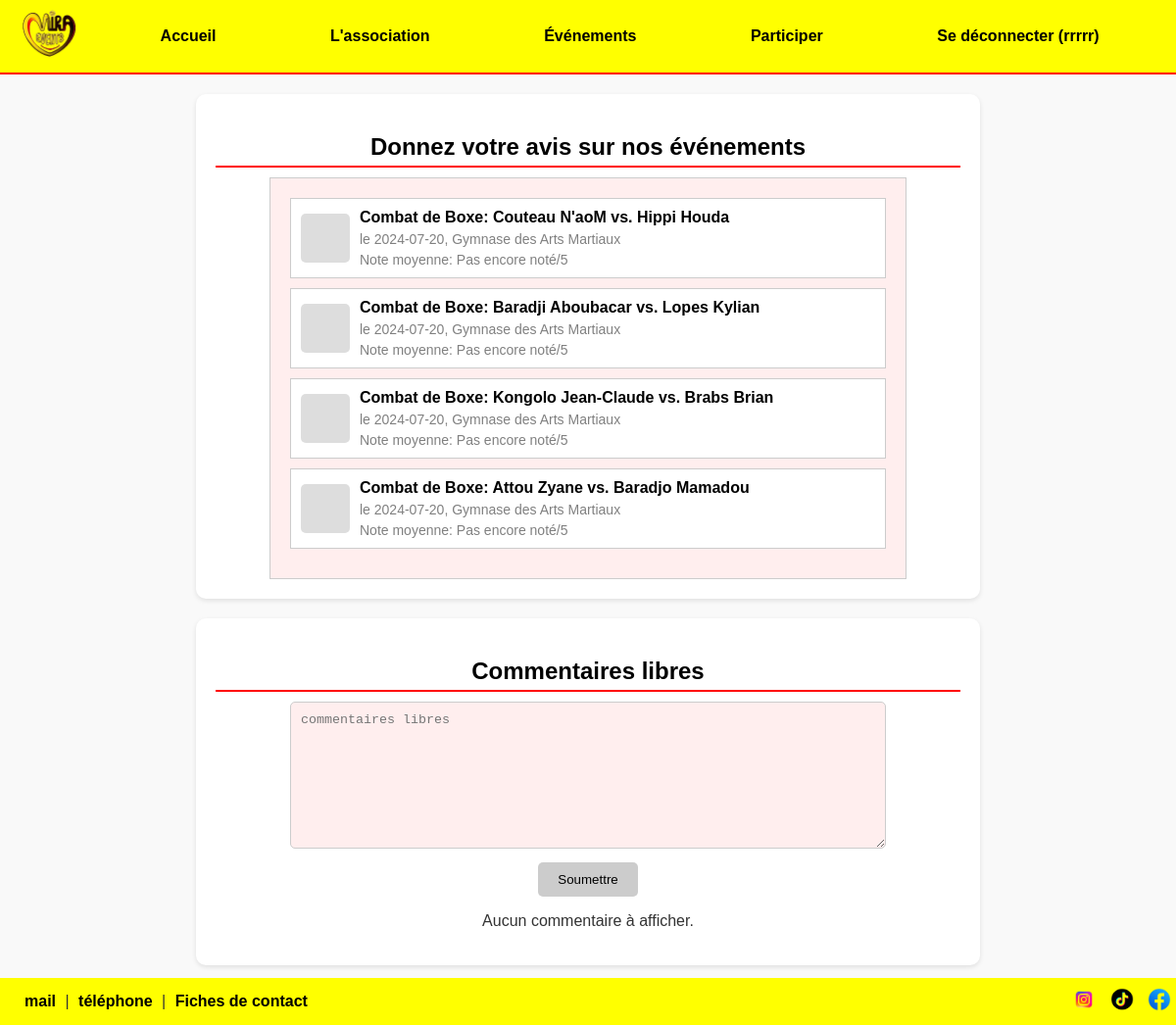
Page /questionnaire.php (signed in) on the committed database.
### tables this page shows
CREATE TABLE `events` (
  `id` int(11) NOT NULL,
  `name` varchar(255) NOT NULL,
  `date` date NOT NULL,
  `location` varchar(255) NOT NULL
);

### session.php (called while the page is built, shortened)
<?php
function isLoggedIn() {
    return isset($_SESSION['user_id']);
}
function getUsername() {
    return isset($_SESSION['username']) ? $_SESSION['username'] : '';
}
?>

### questionnaire.php (the view, shortened to what this page needs)
<?php
 include 'header.php';
include_once 'session.php';
$servername = "localhost";
$username_db = "root";
$password_db = "Enzolise1976.";
$dbname = "mirashow";
try {
    $conn = new PDO("mysql:host=$servername;dbname=$dbname", $username_db, $password_db);
    $conn->setAttribute(PDO::ATTR_ERRMODE, PDO::ERRMODE_EXCEPTION);
    $stmt = $conn->prepare("SELECT c.id, c.comment, u.username, u.id as user_id FROM comments c JOIN users u ON c.user_id = u.id ORDER BY c.id DESC");
    $stmt->execute();
    $comments = $stmt->fetchAll(PDO::FETCH_ASSOC);
    $stmt = $conn->prepare("SELECT e.id, e.name, e.date, e.location, AVG(s.rating) as avg_rating FROM events e LEFT JOIN satisfactions s ON e.id = s.event_id GROUP BY e.id ORDER BY e.date DESC");
    $stmt->execute();
    $events = $stmt->fetchAll(PDO::FETCH_ASSOC);
} catch(PDOException $e) {
    echo "Connection failed: " . $e->getMessage();
}
?>
<!DOCTYPE html>
<html lang="fr">
<head>
    <link rel="stylesheet" href="questionnaire.css">
</head>
<body>
<section class="feedback">
    <h2>Donnez votre avis sur nos événements</h2>
    <div class="event-list">
        <?php if (!empty($events)): ?>
            <?php foreach ($events as $event): ?>
                <div class="event" data-id="<?php echo $event['id']; ?>" onclick="redirectToSatisfaction(<?php echo $event['id']; ?>)">
                    <div class="event-thumbnail"></div>
                    <div class="event-info">
                        <h3><?php echo htmlspecialchars($event['name']); ?></h3>
                        <p>le <?php echo htmlspecialchars($event['date']); ?>, <?php echo htmlspecialchars($event['location']); ?></p>
                        <p>Note moyenne: <?php echo $event['avg_rating'] !== null ? number_format($event['avg_rating'], 1) : 'Pas encore noté'; ?>/5</p>
                    </div>
                </div>
            <?php endforeach; ?>
        <?php else: ?>
            <p>Aucun événement à afficher.</p>
        <?php endif; ?>
    </div>
</section>
<section class="comments">
    <h2>Commentaires libres</h2>
    <form method="post" action="">
        <textarea name="comment" placeholder="commentaires libres" required></textarea><br>
        <button type="submit">Soumettre</button>
    </form>
    <div class="comment-list">
        <?php if (!empty($comments)): ?>
            <?php foreach ($comments as $comment): ?>
                <div class="comment" data-comment-id="<?php echo $comment['id']; ?>">
                    <p><strong><?php echo htmlspecialchars($comment['username']); ?>:</strong> <span class="comment-text"><?php echo htmlspecialchars($comment['comment']); ?></span></p>
                    <?php if ($comment['user_id'] == $_SESSION['user_id']): ?>
                        <button class="edit-button">Modifier</button>
                        <button class="delete-button">Supprimer</button>
                        <form method="post" action="" class="edit-form" style="display: none;">
                            <textarea name="edit_comment" required><?php echo htmlspecialchars($comment['comment']); ?></textarea>
                            <input type="hidden" name="comment_id" value="<?php echo $comment['id']; ?>">
                            <button type="submit">Enregistrer</button>
                            <button type="button" class="cancel-button">Annuler</button>
                        </form>
                    <?php endif; ?>
                </div>
            <?php endforeach; ?>
        <?php else: ?>
            <p>Aucun commentaire à afficher.</p>
        <?php endif; ?>
    </div>
</section>
<h3>f</h3>
<?php include 'footer.php'; ?>
</body>
</html>

### header.php (shortened to what this page needs)
<?php
include 'session.php';
?>
<!DOCTYPE html>
<html lang="fr">
<head>
    <link rel="stylesheet" href="style.css">
</head>
<body>
    <header>
        <div class="menu-container">
            <a href="index.php">
                <img src="uploads/Capture_d_écran_2024-07-03_104432-removebg-preview (1).png" alt="Logo" class="logo">
            </a>
            <nav class="menu">
                <a href="index.php">Accueil</a>
                <a href="association.php">L'association</a>
                <a href="events.php">Événements</a>
                <a href="participate.php">Participer</a>
                <?php if (isLoggedIn()) { ?>
                    <a href="logout.php">Se déconnecter (<?php echo getUsername(); ?>)</a>
                <?php } else { ?>
                    <a href="login.php">Se connecter</a>
                    <a href="register.php">S'inscrire</a>
                <?php } ?>
            </nav>
        </div>
    </header>
    <main>

### footer.php
<footer>
        <div class="footer-container">
            <div class="contact-info">
                <a href="mailto:enzomartinez682@gmail.com">mail</a> |
                <a href="tel:+33645202453">téléphone</a> |
                <a href="contact.php">Fiches de contact</a>
            </div>
            <div class="social-links">
                <a href="https://www.instagram.com/miraevents_association/" target="_blank"><img src="uploads/1942d5deb0f788e6228054cd92767ff6-removebg-preview.png" alt="Instagram"></a>
                <a href="https://www.tiktok.com/@miraevents_association" target="_blank"><img src="uploads/802a19bdfaec18f714d44db59b456a6e-removebg-preview.png" alt="TikTok"></a>
                <a href="https://www.facebook.com/miraevenements/" target="_blank"><img src="uploads/b2ef689d1f387dfc949d0f63c3865441-removebg-preview.png" alt="Facebook"></a>
            </div>
        </div>
    </footer>
</body>
</html>

### style.css (style rules this page uses)
body { font-family: Arial, sans-serif; margin: 0; padding: 0; }
header { background-color: yellow; border-bottom: 2px solid red; }
.menu-container { display: flex; align-items: center; padding: 10px 20px; }
.logo { height: 50px; margin-right: 20px; }
.menu { display: flex; justify-content: space-around; flex-grow: 1; }
.menu a { margin: 0 15px; text-decoration: none; color: black; font-weight: bold; }
footer { background-color: yellow; padding: 10px; position: fixed; bottom: 0; width: 100%; display: flex; justify-content: space-between; align-items: center; }
.footer-container { display: flex; justify-content: space-between; width: 100%; align-items: center; }
footer .contact-info { margin: 0 10px; }
footer .contact-info a { color: black; text-decoration: none; margin: 0 5px; font-weight: bold; }
footer .social-links { margin: 0 10px; }
footer .social-links a { margin: 0 5px; }
footer .social-links img { width: 24px; height: 24px; }

### questionnaire.css (style rules this page uses)
body { font-family: Arial, sans-serif; margin: 0; padding: 0; background-color: #f9f9f9; color: #333; }
h2 { font-size: 24px; color: black; margin-bottom: 10px; border-bottom: 2px solid red; display: inline-block; padding-bottom: 5px; width: 100%; text-align: center; }
.feedback, .comments { margin-bottom: 30px; padding: 20px; background-color: white; border-radius: 10px; box-shadow: 0 2px 5px rgba(0, 0, 0, 0.1); width: 90%; max-width: 800px; margin: 20px auto; box-sizing: border-box; text-align: center; }
.event-list { padding: 20px; background-color: #ffeeee; border: 1px solid #ccc; display: inline-block; text-align: left; width: 80%; margin: 0 auto; }
.event { background-color: #fff; padding: 10px; margin-bottom: 10px; border: 1px solid #ccc; display: flex; align-items: center; cursor: pointer; transition: background-color 0.3s ease; }
.event-thumbnail { background-color: #ddd; width: 50px; height: 50px; margin-right: 10px; border-radius: 5px; }
.event-info h3 { margin: 0; font-size: 16px; color: black; }
.event-info p { margin: 5px 0 0; font-size: 14px; color: gray; }
.comments textarea { width: 80%; height: 150px; margin-bottom: 10px; padding: 10px; border: 1px solid #ccc; background-color: #ffeeee; color: black; box-sizing: border-box; border-radius: 5px; }
button { background-color: #ccc; color: black; padding: 10px 20px; border: none; border-radius: 5px; cursor: pointer; transition: background-color 0.3s ease; }

### rows in the picture
events: name "Combat de Boxe: Couteau N'aoM vs. Hippi Houda", date "2024-07-20", location "Gymnase des Arts Martiaux"
events: name "Combat de Boxe: Baradji Aboubacar vs. Lopes Kylian", date "2024-07-20", location "Gymnase des Arts Martiaux"
events: name "Combat de Boxe: Kongolo Jean-Claude vs. Brabs Brian", date "2024-07-20", location "Gymnase des Arts Martiaux"
events: name "Combat de Boxe: Attou Zyane vs. Baradjo Mamadou", date "2024-07-20", location "Gymnase des Arts Martiaux"

### other values in the picture
getUsername() "rrrrr"
